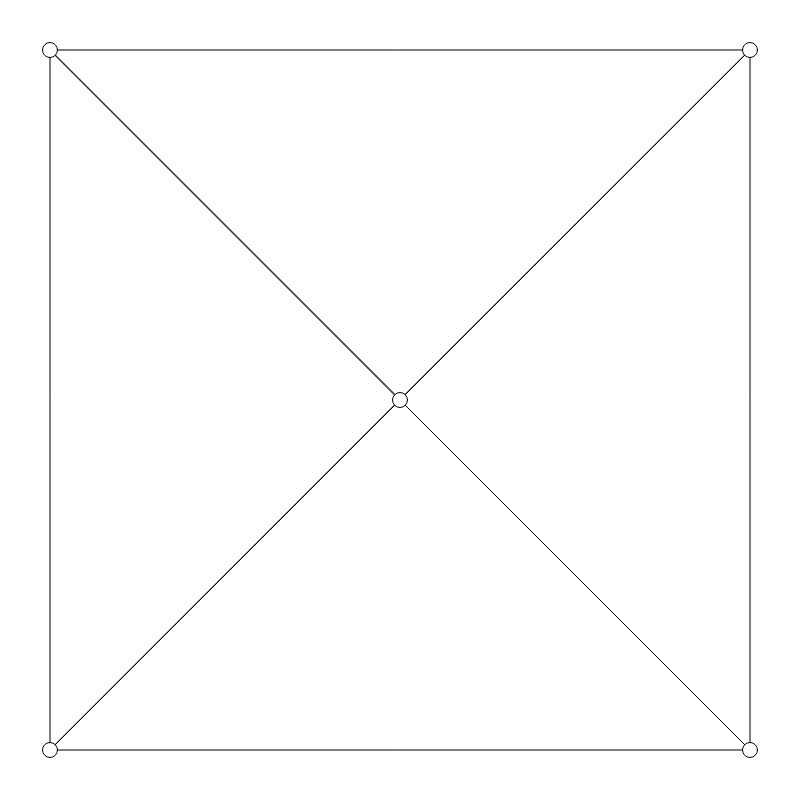
Frame 1 (no input)
Frame 60 (no input): identical to frame 1, image omitted
Frame 120 (the mouse pressed at the canvas centre since frame 60): identical to frame 1, image omitted

The p5.js sketch that drew this single still picture (run headless with seeded random() and noise() and a simulated clock; from frame 60 on, the mouse is pressed at the canvas centre):

// p5.js sketch
// ── sketch.js
let points = [];
let dragging = false;
let pointBeingDragged;
let margin = 50;

function setup() {
  createCanvas(800, 800);
  points.push(new Point(margin, margin)); //left top
  points.push(new Point(width - margin, margin)); //right top
  points.push(new Point(width/2, height/2)); 
  points.push(new Point(margin, height - margin)); //left bottom 
  points.push(new Point(width - margin, height - margin)); //right bottom 
   
  
  //right tri
  //top tri
  //bottom tri
noFill();
}

function draw() {
  background(255);

  drawTris();

  for(let p of points){
    p.draw();
  }
}


function mousePressed() {
  for(let p of points){
    if(p.in()){
      pointBeingDragged = p;
    }
  }
}

function mouseDragged(){
  if(pointBeingDragged){
    pointBeingDragged.x = mouseX;
    pointBeingDragged.y = mouseY;
  }
}

function mouseReleased(){
  pointBeingDragged = null;
}

class Point {
  constructor(x, y){
    this.x = x;
    this.y = y;
    this.size = 30;
  }

  draw(){
    fill(255);
    ellipse(this.x, this.y, this.size/2, this.size/2);
  }

  in(){
    if(dist(mouseX, mouseY, this.x, this.y) < this.size/2){
      return true;
    } else {
      return false;
    }
  }
}


function drawTris(){
noFill();
  triangle(points[0].x, points[0].y, points[1].x, points[1].y, points[2].x, points[2].y);
  triangle(points[0].x, points[0].y, points[3].x, points[3].y, points[2].x, points[2].y);
  triangle(points[1].x, points[1].y, points[4].x, points[4].y, points[2].x, points[2].y);
  triangle(points[3].x, points[3].y, points[4].x, points[4].y, points[2].x, points[2].y);
}
